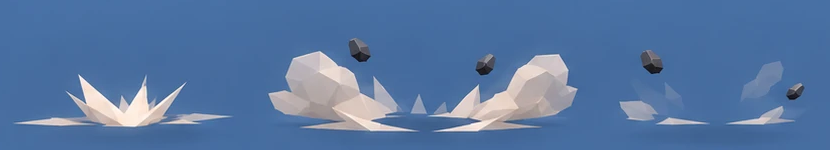
#> input picture backgrounds/lowpoly_saltos/refs/concepto_aterrizaje.png, 830 x 150 px; its folder holds only this picture in this run
$ python revision_concepto.py
#> lines starting #> are read from the running program, lines starting #| are printed output that depends on the picture; after the words box and inside, x2 and y2 are one past the last pixel; in counts of white or black regions, pixels touching at a corner belong together
"""La propuesta antes de generar: los efectos del concepto de Pablo (conceptos/efectos_salto_pablo.webp, la tira de abajo
de cada lado, sin el personaje) recortados del azul, a los tamaños que se proponen para el juego y en dos capas, con el
personaje low-poly en el medio, sobre verde y sobre la Refinería low-poly. Sirve para ver tamaños y capas; el dibujo
nuevo sale de la generación (gen.toml).

Desde la raíz del repo:
  uv run --project pipeline python backgrounds/lowpoly_saltos/revision_concepto.py
"""
import json
import sys
from pathlib import Path

import numpy as np
from PIL import Image, ImageDraw, ImageFont

HERE = Path(__file__).resolve().parent
ROOT = HERE.parents[1]
sys.path.insert(0, str(HERE))
from capas import split_layers  # noqa: E402

REFS = HERE / "refs"
# los tamaños que se proponen, en px del juego: el ancho del cuadro más ancho de cada efecto (el personaje mide ~105 de
# alto). Salen del concepto: ahí las nubes del aterrizaje miden 1,84 veces el alto del personaje y el anillo del doble
# salto, 0,73 (1,03 cuando se abre)
ANCHO = {"despegue": 120, "aterrizaje": 193, "fuerte": 270, "doble": 108}


def keyed(path):
    """el efecto sin el azul del concepto: el fondo de cada fila es la mediana de sus bordes"""
    a = np.array(Image.open(path).convert("RGB")).astype(np.float32)
    bg = np.median(np.concatenate([a[:, :24], a[:, -24:]], 1), axis=1)[:, None, :]
#> bg = 150 rows, first 8: [72, 112, 164], [72, 112, 164], [72, 112, 164], [72, 112, 164], [72, 112, 164], [72, 112, 164], [72, 112, 164], [72, 112, 164]
    d = np.sqrt(((a - bg) ** 2).sum(2))
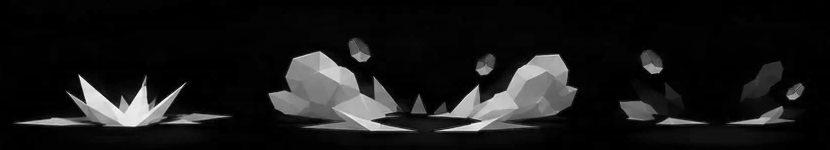
#> d: shape (150, 830) float32; min 0, max 249.7, mean 24.6
    al = np.clip((d - 22) / 55, 0, 1)
    fg = (a - bg * (1 - al[..., None])) / np.maximum(al[..., None], 1e-3)
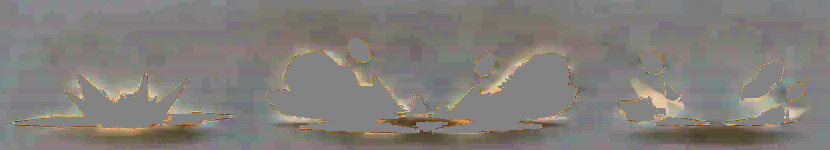
#> fg: shape (150, 830, 3) float32; mean R, G, B -66.1, -636.8, -1385.7; drawn with min black and max white
    return np.concatenate([fg.clip(0, 255), (al * 255)[..., None]], 2).astype(np.uint8)
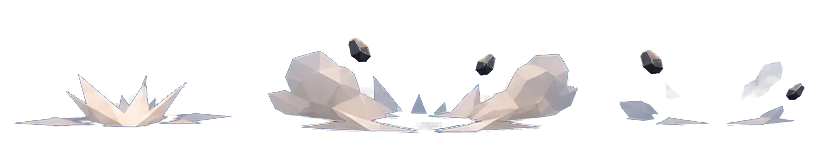
#> returned value: shape (150, 830, 4); mean of channels 0, 1, 2, 3 91.5, 71.1, 60.4, 37.4; transparent parts drawn white


# los cuadros de cada tira del concepto, en x del recorte (el tercero de cada uno viene partido en pedazos sueltos)
CUADROS = {"aterrizaje": [(15, 235), (268, 580), (615, 812)], "doble": [(15, 200), (250, 515), (550, 805)]}


def frames(rgba, cols):
    """los cuadros de una tira, recortados a lo que tienen"""
    out = []
#> out = []
    for x0, x1 in cols:
        f = rgba[:, x0:x1]
        al = f[..., 3] > 40
        ys, xs = np.nonzero(al.any(1))[0], np.nonzero(al.any(0))[0]
        out.append(f[ys.min():ys.max() + 1, xs.min():xs.max() + 1])
#> this loop made 3 passes
#> (x0, x1) on passes 1 to 3: (15, 235), (268, 580), (615, 812)
#> pass 1, in frames, `f = rgba[:, x0:x1]`:
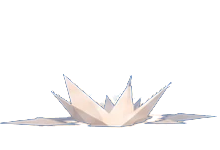
#> f: shape (150, 220, 4); mean of channels 0, 1, 2, 3 118.2, 86.6, 77.4, 27.3; transparent parts drawn white
#> pass 1, in frames, `al = f[..., 3] > 40`:
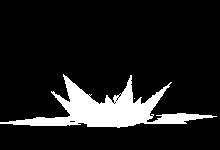
#> al: shape (150, 220) bool; 11.4% white; 2 white regions (1 under 20 px), largest, box (x1, y1, x2, y2) and area: (0, 74, 217, 128) 3767
#> pass 2, in frames, `f = rgba[:, x0:x1]`:
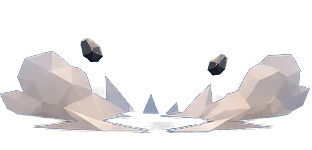
#> f: shape (150, 312, 4); mean of channels 0, 1, 2, 3 93.3, 72, 59.7, 68.8; transparent parts drawn white
#> pass 2, in frames, `al = f[..., 3] > 40`:
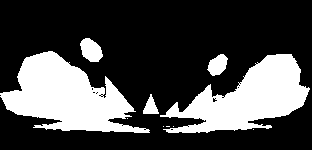
#> al: shape (150, 312) bool; 28.4% white; 10 white regions (5 under 20 px), largest, box (x1, y1, x2, y2) and area: (0, 51, 150, 133) 6577, (160, 54, 310, 133) 5841, (80, 38, 103, 62) 389, (207, 54, 228, 76) 304, (143, 94, 159, 114) 181
#> after the loop, out = 3 items
    return out


def scale(f, k):
    im = Image.fromarray(f)
    return np.array(im.resize((max(1, round(im.width * k)), max(1, round(im.height * k))), Image.LANCZOS))


def char(anim, n=0):
    for page in sorted((ROOT / "characters/lowpoly/out").glob("lowpoly_0.5x-*.json")):
        fr = json.loads(page.read_text())["frames"].get(f"{anim}/{n:04d}")
        if fr:
            f = fr["frame"]
            im = Image.open(page.with_suffix(".png")).convert("RGBA").crop((f["x"], f["y"], f["x"] + f["w"], f["y"] + f["h"]))
            im = im.resize((round(im.width * 0.8), round(im.height * 0.8)), Image.LANCZOS)
            px = round((fr["pivot"]["x"] * fr["sourceSize"]["w"] - fr["spriteSourceSize"]["x"]) * 0.8)
            py = round((fr["pivot"]["y"] * fr["sourceSize"]["h"] - fr["spriteSourceSize"]["y"]) * 0.8)
            return im, px, py


def scene(effects, ch, bg, floor_y=150, cell=300, air=0):
    """cada efecto con el personaje: capa de atrás, personaje, capa de adelante; los pies en (centro, floor_y - air)"""
    W, H = cell * len(effects), floor_y + 30
    if bg == "fondo":
        p = Image.open(ROOT / "backgrounds/lowpoly_fondos/entrega/abierta_3.webp").convert("RGBA")
        c = p.crop((700, 1264 - floor_y, 700 + W, 1264 - floor_y + H)).copy()
    else:
        c = Image.new("RGBA", (W, H), bg + (255,))
    im, px, py = ch
    for i, f in enumerate(effects):
        cx, fy = i * cell + cell // 2, floor_y - air
        if f is None:
            c.alpha_composite(im, (cx - px, fy - py)); continue
        ax, ay = f.shape[1] / 2, f.shape[0] - (0 if not air else f.shape[0] * 0.55)
        back, front = split_layers(f, ax, ay)
        pos = (int(round(cx - ax)), int(round(fy - ay)))
        c.alpha_composite(Image.fromarray(back), pos)
        c.alpha_composite(im, (cx - px, fy - py))
        c.alpha_composite(Image.fromarray(front), pos)
    return c.convert("RGB")


def main():
    F = ImageFont.truetype("/System/Library/Fonts/Supplemental/Arial.ttf", 14)
    land = frames(keyed(REFS / "concepto_aterrizaje.png"), CUADROS["aterrizaje"])
#> land = 3 items
    dbl = frames(keyed(REFS / "concepto_doble.png"), CUADROS["doble"])
    kl = ANCHO["aterrizaje"] / max(f.shape[1] for f in land)
    kd = ANCHO["doble"] / max(f.shape[1] for f in dbl)
    sets = {
        "despegue (≈ el aterrizaje a 0,62)": [scale(f, kl * ANCHO["despegue"] / ANCHO["aterrizaje"]) for f in land],
        "aterrizaje normal": [scale(f, kl) for f in land],
        "aterrizaje fuerte (≈ el aterrizaje a 1,4)": [scale(f, kl * ANCHO["fuerte"] / ANCHO["aterrizaje"]) for f in land],
    }
    parado = char("idle_combat")
    rows = []
    for name, fs in sets.items():
        for bg in ((0, 177, 64), "fondo"):
            rows.append((f"{name} · {', '.join(f'{f.shape[1]}×{f.shape[0]}' for f in fs)} px del juego · las piedritas del concepto, en el juego van por código", scene(fs, parado, bg)))
    fs = [scale(f, kd) for f in dbl]
    for bg in ((0, 177, 64), "fondo"):
        rows.append((f"doble salto · {', '.join(f'{f.shape[1]}×{f.shape[0]}' for f in fs)} px del juego · los pies a 90 px del piso", scene(fs, parado, bg, floor_y=250, air=90)))
    # cómo se parte un cuadro: rojo = detrás del personaje, azul = delante
    f = sets["aterrizaje fuerte (≈ el aterrizaje a 1,4)"][1]
    back, front = split_layers(f, f.shape[1] / 2, f.shape[0])
    vis = np.zeros_like(f)
    vis[..., 0] = back[..., 3]; vis[..., 2] = front[..., 3]; vis[..., 3] = np.maximum(back[..., 3], front[..., 3])
    v = Image.new("RGBA", (900, f.shape[0] + 40), (255, 255, 255, 255))
    v.alpha_composite(Image.fromarray(vis), (20, 20))
    rows.append(("las dos capas de un cuadro del fuerte: rojo = detrás del personaje (la ventana de 44 px de ancho por encima de "
                 "los 14 px de abajo), azul = delante", v.convert("RGB")))
    Z = 2
    W = max(r.width for _, r in rows) * Z
    out = Image.new("RGB", (W, sum(r.height * Z + 24 for _, r in rows)), (255, 255, 255))
    d, y = ImageDraw.Draw(out), 0
    for lab, r in rows:
        d.text((8, y + 4), lab, fill=(0, 0, 0), font=F)
        out.paste(r.resize((r.width * Z, r.height * Z), Image.NEAREST), (0, y + 24)); y += r.height * Z + 24
    out.save(HERE / "revision_concepto.jpg", quality=86)
    print("→", HERE / "revision_concepto.jpg", out.size)


if __name__ == "__main__":
#> (the run stopped early here; a loop or call above may not have finished)
